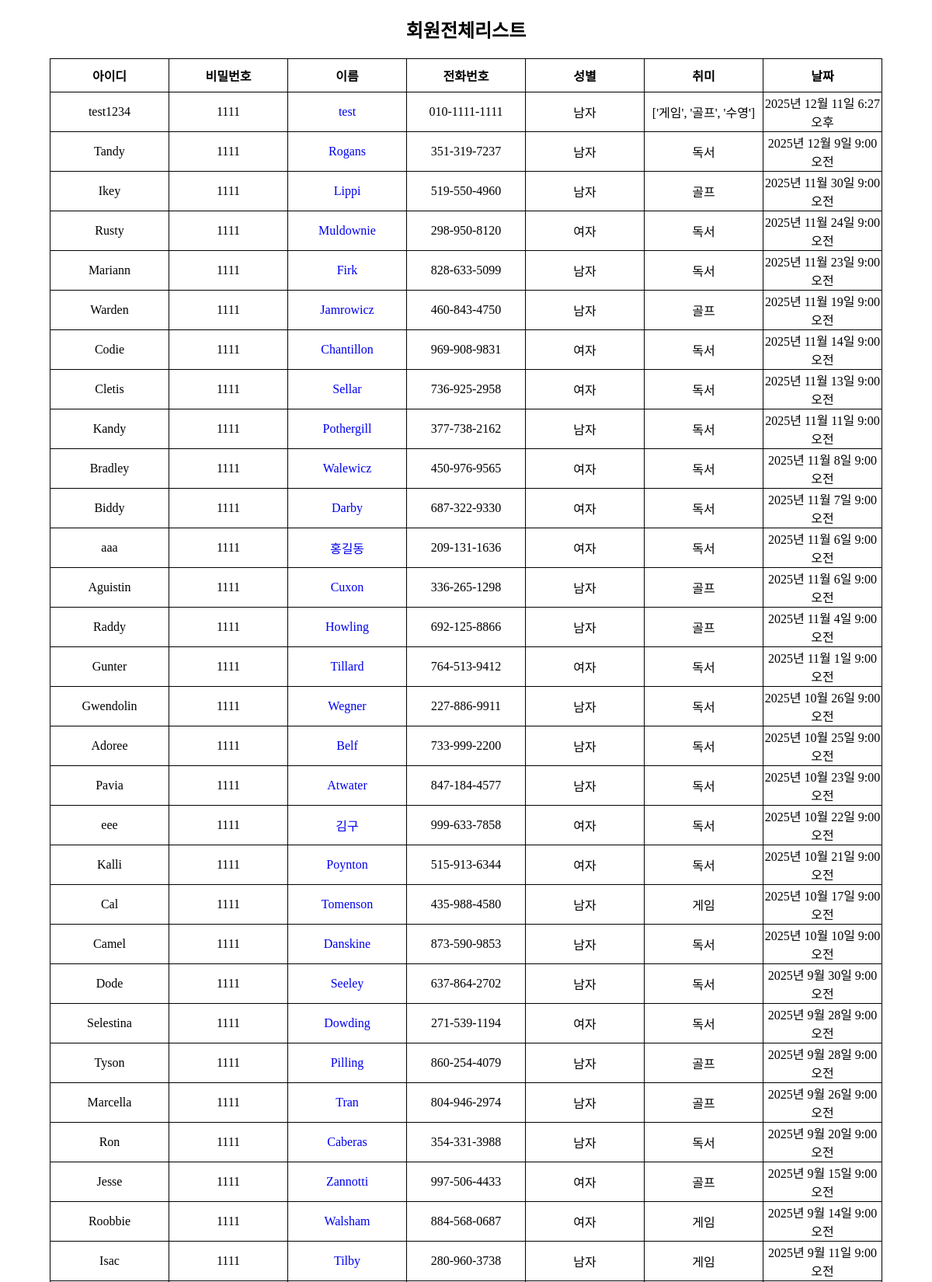
The page /member/list/ (upper part) on the database its author committed.
### member/models.py (models this page shows, shortened)
class Member(models.Model):
    id = models.CharField(max_length=100, primary_key=True)
    pw = models.CharField(max_length=100, null=False)
    name = models.CharField(max_length=50)
    phone = models.CharField(max_length=13, default='010-0000-0000')
    gender = models.CharField(max_length=10, default='남자')
    hobby = models.CharField(max_length=100, default='게임')
    mdate = models.DateTimeField(auto_now=True)

### member/views.py (the view)
# urls.py: path('list/', views.list, name='list'),
def list(request):
    qs = Member.objects.all().order_by('-mdate')
    context = {'list':qs}
    return render(request,'member/list.html',context)

### member/templates/member/list.html (shortened to what this page needs)
<!DOCTYPE html>
<html lang="en">
<head>
</head>
<body>
    <h2>회원전체리스트</h2>
    <table>
        <tr>
            <th>아이디</th>
            <th>비밀번호</th>
            <th>이름</th>
            <th>전화번호</th>
            <th>성별</th>
            <th>취미</th>
            <th>날짜</th>
            {% if list %}
                {% for m in list %}
                <tr>
                    <td>{{m.id}}</td>
                    <td>{{m.pw}}</td>
                    <td><a href='/member/view/{{m.id}}/'> {{m.name}}</a></td>
                    <td>{{m.phone}}</td>
                    <td>{{m.gender}}</td>
                    <td>{{m.hobby}}</td>
                    <td>{{m.mdate}}</td>
                </tr>
                {% endfor %}
            {% else %}
                <tr>
                    <td colspan='6'>데이터가 존재하지 않습니다.</td>
                </tr>
            {% endif %}
    </table>
</body>
</html>

### member/templates/member/list.html (style rules this page uses)
h2 { text-align:center; }
table { margin:0 auto; }
table,th,td { border:1px solid black; border-collapse:collapse; }
th,td { width:150px; height:40px; text-align:center; }
a { text-decoration:none; }

### rows shown on the page
Member: id "test1234", pw "1111", name "test", phone "010-1111-1111", gender "남자", hobby "['게임', '골프', '수영']", mdate "2025년 12월 11일 6:27 오후"
Member: id "Tandy", pw "1111", name "Rogans", phone "351-319-7237", gender "남자", hobby "독서", mdate "2025년 12월 9일 9:00 오전"
Member: id "Ikey", pw "1111", name "Lippi", phone "519-550-4960", gender "남자", hobby "골프", mdate "2025년 11월 30일 9:00 오전"
Member: id "Rusty", pw "1111", name "Muldownie", phone "298-950-8120", gender "여자", hobby "독서", mdate "2025년 11월 24일 9:00 오전"
Member: id "Mariann", pw "1111", name "Firk", phone "828-633-5099", gender "남자", hobby "독서", mdate "2025년 11월 23일 9:00 오전"
Member: id "Warden", pw "1111", name "Jamrowicz", phone "460-843-4750", gender "남자", hobby "골프", mdate "2025년 11월 19일 9:00 오전"
Member: id "Codie", pw "1111", name "Chantillon", phone "969-908-9831", gender "여자", hobby "독서", mdate "2025년 11월 14일 9:00 오전"
Member: id "Cletis", pw "1111", name "Sellar", phone "736-925-2958", gender "여자", hobby "독서", mdate "2025년 11월 13일 9:00 오전"
Member: id "Kandy", pw "1111", name "Pothergill", phone "377-738-2162", gender "남자", hobby "독서", mdate "2025년 11월 11일 9:00 오전"
Member: id "Bradley", pw "1111", name "Walewicz", phone "450-976-9565", gender "여자", hobby "독서", mdate "2025년 11월 8일 9:00 오전"
Member: id "Biddy", pw "1111", name "Darby", phone "687-322-9330", gender "여자", hobby "독서", mdate "2025년 11월 7일 9:00 오전"
Member: id "aaa", pw "1111", name "홍길동", phone "209-131-1636", gender "여자", hobby "독서", mdate "2025년 11월 6일 9:00 오전"
Member: id "Aguistin", pw "1111", name "Cuxon", phone "336-265-1298", gender "남자", hobby "골프", mdate "2025년 11월 6일 9:00 오전"
Member: id "Raddy", pw "1111", name "Howling", phone "692-125-8866", gender "남자", hobby "골프", mdate "2025년 11월 4일 9:00 오전"
Member: id "Gunter", pw "1111", name "Tillard", phone "764-513-9412", gender "여자", hobby "독서", mdate "2025년 11월 1일 9:00 오전"
Member: id "Gwendolin", pw "1111", name "Wegner", phone "227-886-9911", gender "남자", hobby "독서", mdate "2025년 10월 26일 9:00 오전"
Member: id "Adoree", pw "1111", name "Belf", phone "733-999-2200", gender "남자", hobby "독서", mdate "2025년 10월 25일 9:00 오전"
Member: id "Pavia", pw "1111", name "Atwater", phone "847-184-4577", gender "남자", hobby "독서", mdate "2025년 10월 23일 9:00 오전"
Member: id "eee", pw "1111", name "김구", phone "999-633-7858", gender "여자", hobby "독서", mdate "2025년 10월 22일 9:00 오전"
Member: id "Kalli", pw "1111", name "Poynton", phone "515-913-6344", gender "여자", hobby "독서", mdate "2025년 10월 21일 9:00 오전"
Member: id "Cal", pw "1111", name "Tomenson", phone "435-988-4580", gender "남자", hobby "게임", mdate "2025년 10월 17일 9:00 오전"
Member: id "Camel", pw "1111", name "Danskine", phone "873-590-9853", gender "남자", hobby "독서", mdate "2025년 10월 10일 9:00 오전"
Member: id "Dode", pw "1111", name "Seeley", phone "637-864-2702", gender "남자", hobby "독서", mdate "2025년 9월 30일 9:00 오전"
Member: id "Selestina", pw "1111", name "Dowding", phone "271-539-1194", gender "여자", hobby "독서", mdate "2025년 9월 28일 9:00 오전"
Member: id "Tyson", pw "1111", name "Pilling", phone "860-254-4079", gender "남자", hobby "골프", mdate "2025년 9월 28일 9:00 오전"
Member: id "Marcella", pw "1111", name "Tran", phone "804-946-2974", gender "남자", hobby "골프", mdate "2025년 9월 26일 9:00 오전"
Member: id "Ron", pw "1111", name "Caberas", phone "354-331-3988", gender "남자", hobby "독서", mdate "2025년 9월 20일 9:00 오전"
Member: id "Jesse", pw "1111", name "Zannotti", phone "997-506-4433", gender "여자", hobby "골프", mdate "2025년 9월 15일 9:00 오전"
Member: id "Roobbie", pw "1111", name "Walsham", phone "884-568-0687", gender "여자", hobby "게임", mdate "2025년 9월 14일 9:00 오전"
Member: id "Isac", pw "1111", name "Tilby", phone "280-960-3738", gender "남자", hobby "게임", mdate "2025년 9월 11일 9:00 오전"
